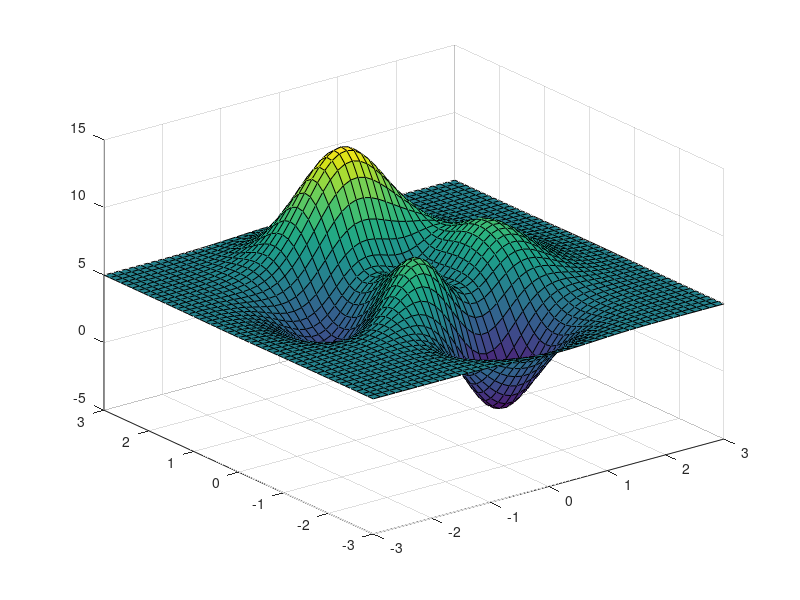

The MATLAB source for this figure: (Note: this script raises an error after producing the figure.)
function [] = example_fig2u3d
% File:      example_fig2u3d.m
% Author:    Ioannis Filippidis, jfilippidis@gmail.com
% Date:      2012.06.10
% Language:  MATLAB R2012a
% Purpose:   examples for using fig2u3d
% Copyright: Ioannis Filippidis, 2012-

ax1 = gca;

peaks_facecolors(ax1)
%peaks_sphere(ax1)
%mixed_scene(ax1)

copyfile('peaks.u3d', '..\tex\personal\3dheart\img\peaks.u3d')
copyfile('peaks.vws', '..\tex\personal\3dheart\img\peaks.vws')

function [] = peaks_facecolors(ax)
[x, y, z] = peaks;
[n, m] = size(x);
c = 10 *rand(n-1, m-1);

surf(ax, x, y, z +5, z +5)

hold(ax, 'on')
surf(ax, x, y, z, c)

[x, y, z] = sphere;
[n, m] = size(x);
c = 10 *rand(n-1, m-1);
surf(ax, x, y, z, c)

fig2u3d(ax, 'peaks')

function [] = peaks_sphere(ax)
axes(ax)
peaks
hold(ax, 'on')
sphere
freezeColors
plot_torus(ax, zeros(3, 1)+10, 1, 2, eye(3) )

fig2u3d(ax, 'peaks')

function [] = mixed_scene(ax)
%% init
hold(ax, 'on')

%% surf
sphere(20)

%% line
t = linspace(0, 10, 100);
x = [cos(t); sin(t); t];
plotmd(ax, x, 'b-*')
plotmd(ax, x+1, 'ro') % 2nd line

%% quiver3
n = 8;
x = 10 *rand(3, n);
v = rand(3, n);
quivermd(ax, x, v, 'g')

%% view
axis(ax, 'equal')
axis(ax, 'tight')
view(ax, 3)

%fig2u3d(ax, 'mixed_scene')
